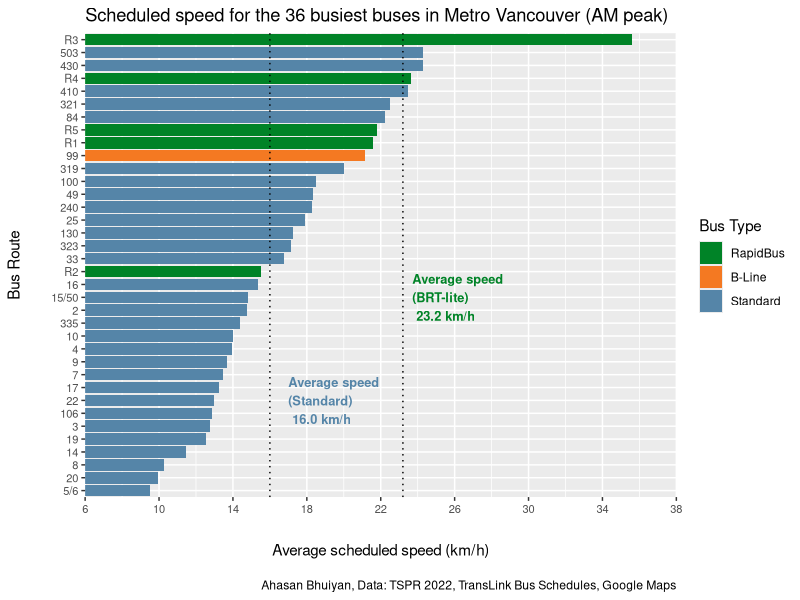
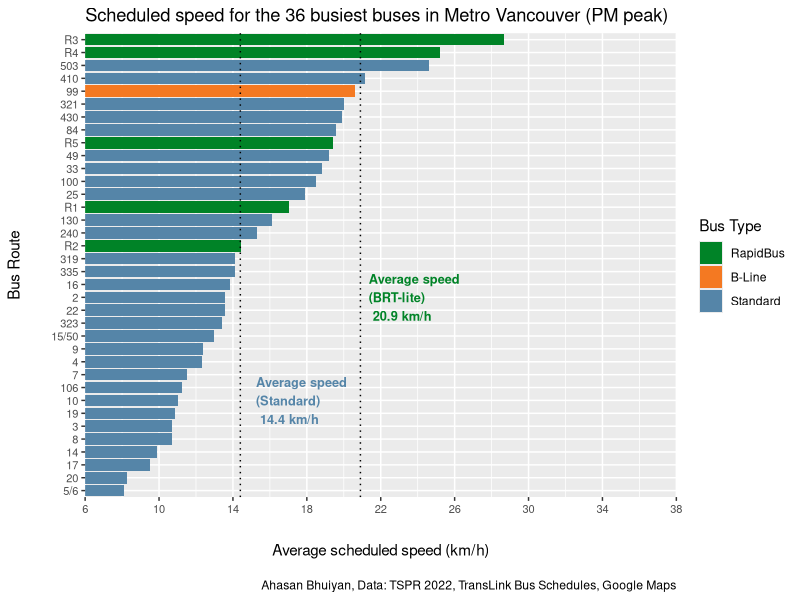
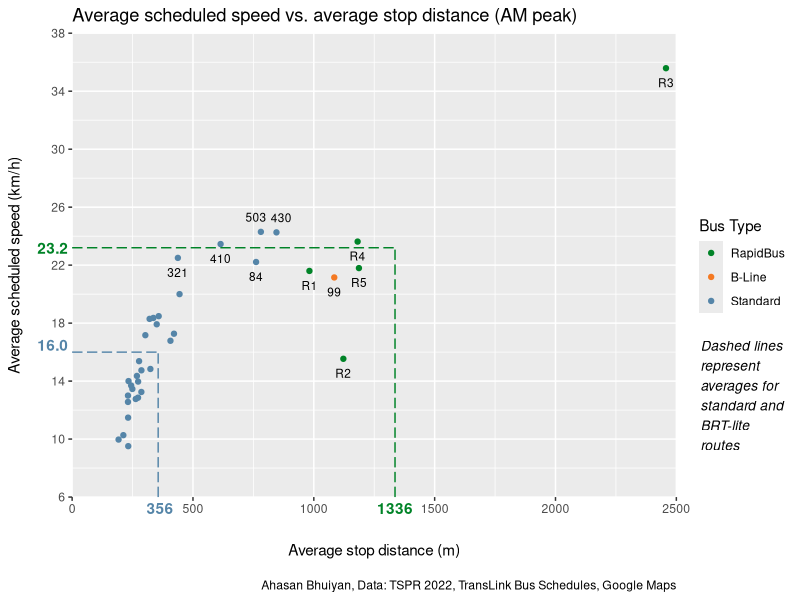
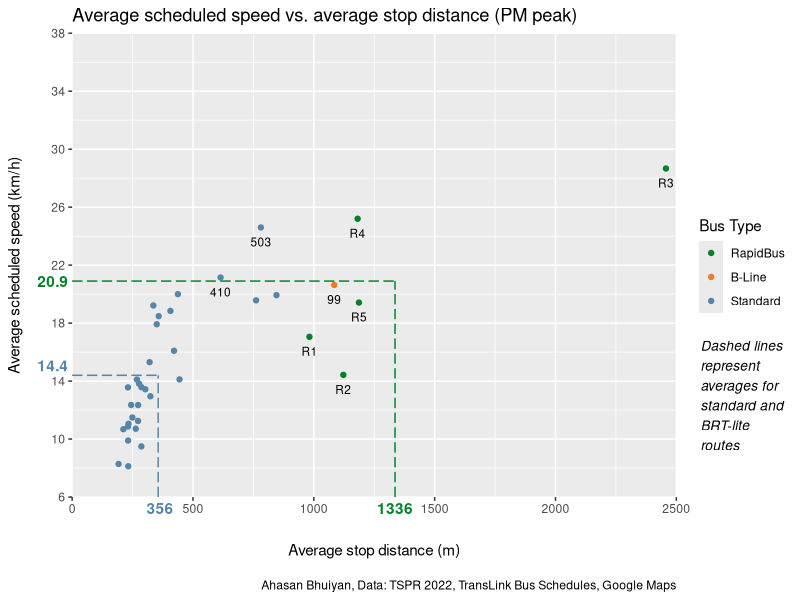
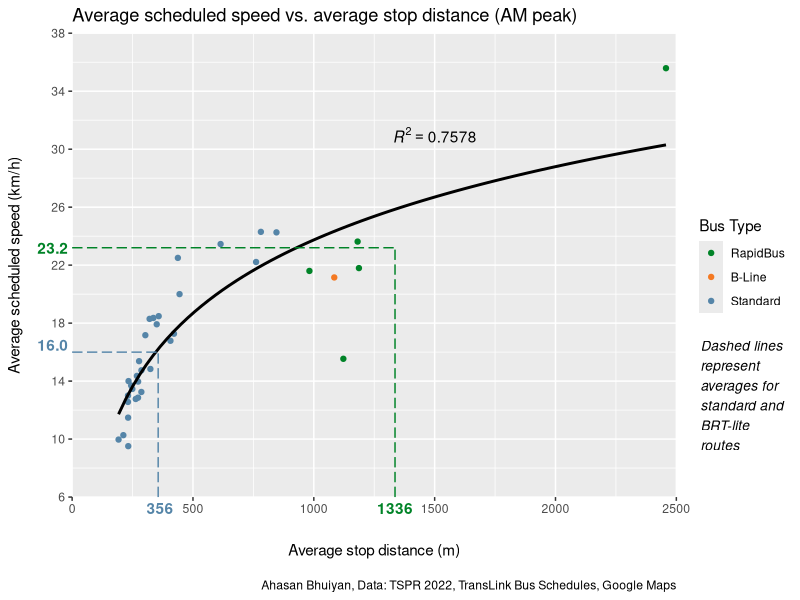
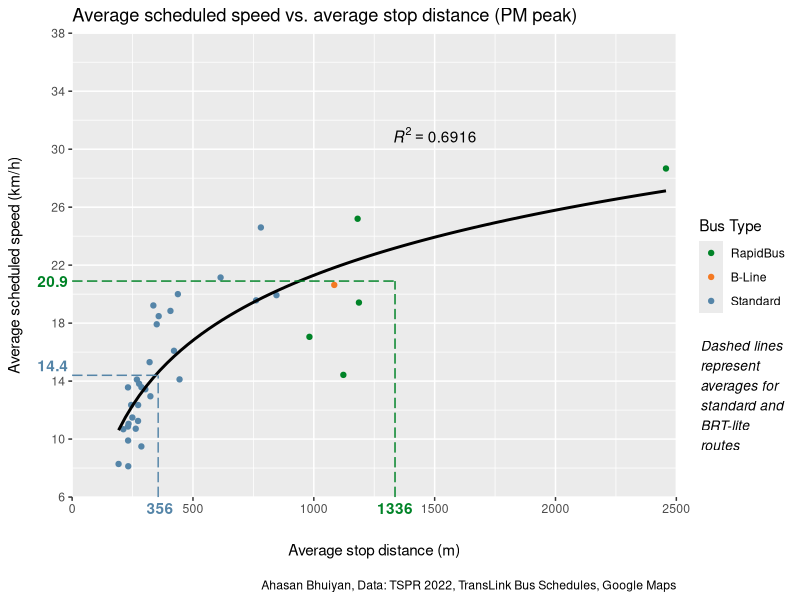
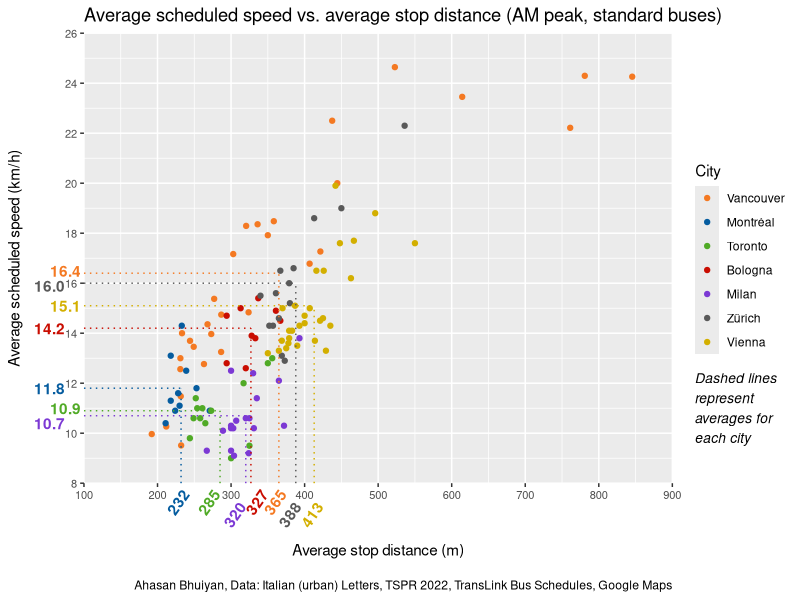

Recreate these plots in R, in order.
## ---- chunk 1
#| label: setup
#| include: false

knitr::opts_chunk$set(echo = TRUE, fig.width = 8, fig.asp = 0.7)
library(tidyverse)
library(readxl)
library(ggthemes)
## ---- chunk 2
#| label: import-and-filer-data 
#| echo: false

# Read in data
allBuses <- read_excel("bus_perfomance_comparison.xlsx")
allCities <- read_excel("standard_bus_comparison.xlsx")

# Filter datasets based on time
am_peak <- filter(allBuses, time == "AM Peak")
pm_peak <- filter(allBuses, time == "PM Peak")

# Reorganize datasets so that colours align
am_peak$bus_type <- factor(am_peak$bus_type, levels = c("RapidBus", "B-Line", "Standard"))
pm_peak$bus_type <- factor(pm_peak$bus_type, levels = c("RapidBus", "B-Line", "Standard"))
bus_colors <- c("#008327","#F47922", "#5585A8")

allCities$city <- factor(allCities$city, levels = c("Vancouver", "Montréal", "Toronto", "Bologna", "Milan", "Zürich", "Vienna"))

# Calculate average stop spacing
avg_dist_brt_lite <- round(mean(am_peak$average_stop_distance[am_peak$bus_type == "RapidBus" | am_peak$bus_type == "B-Line"]))
avg_dist_standard <- round(mean(am_peak$average_stop_distance[am_peak$bus_type == "Standard"]))

# Calculate AM peak values

am_peak_avg_spd_brt_lite <- round(mean(am_peak$average_scheduled_speed[am_peak$bus_type == "RapidBus" | am_peak$bus_type == "B-Line"]),1)
am_peak_avg_spd_standard <- round(mean(am_peak$average_scheduled_speed[am_peak$bus_type == "Standard"]),1)

am_peak_sd_brt_lite <- round(sd(am_peak$average_scheduled_speed[am_peak$bus_type == "RapidBus" | am_peak$bus_type == "B-Line"]),2)
am_peak_sd_standard <- round(sd(am_peak$average_scheduled_speed[am_peak$bus_type == "Standard"]),2)

# Calculate PM peak values

pm_peak_avg_spd_brt_lite <- round(mean(pm_peak$average_scheduled_speed[pm_peak$bus_type == "RapidBus" | pm_peak$bus_type == "B-Line"]),1)
pm_peak_avg_spd_standard <- round(mean(pm_peak$average_scheduled_speed[pm_peak$bus_type == "Standard"]),1)

pm_peak_sd_brt_lite <- round(sd(pm_peak$average_scheduled_speed[pm_peak$bus_type == "RapidBus" | pm_peak$bus_type == "B-Line"]),2)
pm_peak_sd_standard <- round(sd(pm_peak$average_scheduled_speed[pm_peak$bus_type == "Standard"]),2)
## ---- chunk 3
#| label: am-peak-speeds
#| echo: false

ggplot(am_peak, aes(x = average_scheduled_speed, y = fct_reorder(route, average_scheduled_speed), fill = bus_type, width = 0.9)) +
  geom_col() +
  
  coord_cartesian(xlim = c(6,38), expand = FALSE, clip = "on") + 
  scale_x_continuous(breaks=seq(6, 38, by = 4)) +
  
  # Display dashed lines to show mean values...
  
  # for BRT-lite
  annotate("segment", x = am_peak_avg_spd_brt_lite, xend = am_peak_avg_spd_brt_lite, y = 0.5, yend = 36.5, colour = "black", linetype = "dotted") +
  # for standard buses
  annotate("segment", x = am_peak_avg_spd_standard, xend = am_peak_avg_spd_standard, y = 0.5, yend = 36.5, colour = "black", linetype = "dotted") +
  
  # Print mean values...
  
  # for BRT-lite
  annotate("text", x = 23.7, y = 16, label = paste("Average speed \n(BRT-lite) \n", am_peak_avg_spd_brt_lite, "km/h"), colour = "#008327", fontface = 2, size = 3.25, hjust = 0) +
  # for standard buses
  annotate("text", x = 17, y = 8, label = paste("Average speed \n(Standard) \n", format(round(am_peak_avg_spd_standard, 2), nsmall = 1), "km/h"), colour = "#5585A8", fontface = 2, size = 3.25, hjust = 0) +
  
  # Create spacing between plot and axis titles
  theme(axis.title.y = element_text(margin = margin(t = 0, r = 20, b = 0, l = 0)),
        axis.title.x = element_text(margin = margin(t = 20, r = 0, b = 0, l = 0)),
        axis.text=element_text(size = 8)) +
        # axis.text.y = element_text(hjust = 0)) +
  
  labs(
    title = "Scheduled speed for the 36 busiest buses in Metro Vancouver (AM peak)",
    x = "Average scheduled speed (km/h)", y = "Bus Route",
    caption = "\n Ahasan Bhuiyan, Data: TSPR 2022, TransLink Bus Schedules, Google Maps",
    fill = "Bus Type"
  ) +
  scale_fill_manual(values = bus_colors)
## ---- chunk 4
#| label: pm-peak-speeds
#| echo: false

ggplot(pm_peak, aes(x = average_scheduled_speed, y = fct_reorder(route, average_scheduled_speed), fill = bus_type, width = 0.9)) +
  geom_col() +
  
  coord_cartesian(xlim = c(6,38), expand = FALSE, clip = "on") + 
  scale_x_continuous(breaks=seq(6, 38, by = 4)) +
  
  # Display dashed lines to show mean values...
  
  # for BRT-lite
  annotate("segment", x = pm_peak_avg_spd_brt_lite, xend = pm_peak_avg_spd_brt_lite, y = 0.5, yend = 36.5, colour = "black", linetype = "dotted") +
  # for standard buses
  annotate("segment", x = pm_peak_avg_spd_standard, xend = pm_peak_avg_spd_standard, y = 0.5, yend = 36.5, colour = "black", linetype = "dotted") +
  
  # Print mean values...
  
  # for BRT-lite
  annotate("text", x = 21.35, y = 16, label = paste("Average speed \n(BRT-lite) \n", format(pm_peak_avg_spd_brt_lite, nsmall=1), "km/h"), colour = "#008327", fontface = 2, size = 3.25, hjust = 0) +
  # for standard buses
  annotate("text", x = 15.25, y = 8, label = paste("Average speed \n(Standard) \n",format(pm_peak_avg_spd_standard, nsmall=1), "km/h"), colour = "#5585A8", fontface = 2, size = 3.25, hjust = 0) +
  
  # Create spacing between plot and axis titles
  theme(axis.title.y = element_text(margin = margin(t = 0, r = 20, b = 0, l = 0)),
        axis.title.x = element_text(margin = margin(t = 20, r = 0, b = 0, l = 0)),
        axis.text=element_text(size = 8)) +
        # axis.text.y = element_text(hjust = 0)) +
  
  labs(
    title = "Scheduled speed for the 36 busiest buses in Metro Vancouver (PM peak)",
    x = "Average scheduled speed (km/h)", y = "Bus Route",
    caption = "\n Ahasan Bhuiyan, Data: TSPR 2022, TransLink Bus Schedules, Google Maps",
    fill = "Bus Type"
  ) +
  scale_fill_manual(values = bus_colors)
## ---- chunk 5
#| label: am-peak-stop-spacing
#| echo: false

ggplot(
  data = am_peak, 
  mapping = aes(x = average_stop_distance, y = average_scheduled_speed)
) +
  geom_point(size = 1.5, mapping = aes(colour = bus_type)) +
  
  # Create labels for BRT-lite routes...
  geom_text(aes(label = ifelse(bus_type == "RapidBus" | bus_type == "B-Line", as.character(route),'')), check_overlap = TRUE, hjust = 0.5, nudge_y = -1, size = 3) +
  
  # and standard buses faster than 20 km/h...
  geom_text(aes(label = ifelse(bus_type == "Standard" & average_scheduled_speed > 20 & route != 430 & route != 503, as.character(route),'')), hjust = 0.5, nudge_y = -1, size = 3) +
  
  # and generate labels separately for the 430 and 503 since they overlap
  geom_text(aes(label = ifelse(route == 430, as.character(route),'')), hjust = 0.5, nudge_y = 1, nudge_x = 20, size = 3) +
  geom_text(aes(label = ifelse(route == 503, as.character(route),'')), hjust = 0.5, nudge_y = 1, nudge_x = -20, size = 3) +
  
  # Zoom in to area defined by x = [0, 2500] and y = [6, 38]
  coord_cartesian(xlim = c(0,2500), ylim = c(6,38), expand = FALSE, clip = "off") + 
  # Change x and y scales
  scale_x_continuous(breaks=seq(0, 2500, by = 500)) +
  scale_y_continuous(breaks=seq(6, 38, by = 4)) +

  # Display dashed lines to show mean values...
  # for BRT-lite
  annotate("segment", x = avg_dist_brt_lite, xend = avg_dist_brt_lite, y = 6, yend = am_peak_avg_spd_brt_lite, colour = "#008327", linetype = 5) +
  annotate("segment", x = 0, xend = avg_dist_brt_lite, y = am_peak_avg_spd_brt_lite, yend = am_peak_avg_spd_brt_lite, colour = "#008327", linetype = 5) +
  
  # for standard buses
  annotate("segment", x = avg_dist_standard, xend = avg_dist_standard, y = 6, yend = am_peak_avg_spd_standard, colour = "#5585A8", linetype = 5) +
  annotate("segment", x = 0, xend = avg_dist_standard, y = am_peak_avg_spd_standard, yend = am_peak_avg_spd_standard, colour = "#5585A8", linetype = 5) +

  # Print mean values...
  # for BRT-lite
  annotate("text", x = 1336, y = 5.25, label = avg_dist_brt_lite, colour = "#008327", fontface = 2) +
  annotate("text", x = -80, y = 23.2, label = am_peak_avg_spd_brt_lite, colour = "#008327", fontface = 2) +
  
  # for standard buses
  annotate("text", x = 364, y = 5.25, label = avg_dist_standard, colour = "#5585A8", fontface = 2) +
  annotate("text", x = -80, y = 16.5, label = format(am_peak_avg_spd_standard, nsmall=1), colour = "#5585A8", fontface = 2) +
  
  # Print legend note
  annotate("text", x = 2600, y = 13, label = paste("Dashed lines \nrepresent \naverages for \nstandard and \nBRT-lite \nroutes"), fontface = "italic", size = 3.5, hjust = 0) +
  
  # Create spacing between plot and axis titles
  theme(axis.title.y = element_text(margin = margin(t = 0, r = 20, b = 0, l = 0)),
        axis.title.x = element_text(margin = margin(t = 20, r = 0, b = 0, l = 0))) +
        # Left-justify caption
        # plot.caption = element_text(hjust = 0)) +
  
  labs(
    title = "Average scheduled speed vs. average stop distance (AM peak)",
    x = "Average stop distance (m)", y = "Average scheduled speed (km/h)",
    caption = "\n Ahasan Bhuiyan, Data: TSPR 2022, TransLink Bus Schedules, Google Maps",
    color = "Bus Type"
  ) +
  scale_color_manual(values = bus_colors)
## ---- chunk 6
#| label: pm-peak-stop-spacing
#| echo: false

ggplot(
  data = pm_peak, 
  mapping = aes(x = average_stop_distance, y = average_scheduled_speed)
) +
  geom_point(size = 1.5, mapping = aes(colour = bus_type)) +
  
  # Create labels for BRT-lite routes...
  geom_text(aes(label = ifelse(bus_type == "RapidBus" | bus_type == "B-Line", as.character(route),'')), check_overlap = TRUE, hjust = 0.5, nudge_y = -1, size = 3) +
  
  # and standard buses faster than 20 km/h...
  geom_text(aes(label = ifelse(bus_type == "Standard" & average_scheduled_speed > 20, as.character(route),'')), hjust = 0.5, nudge_y = -1, size = 3) +
  
  # Zoom in to area defined by x = [0, 2500] and y = [6, 38]
  coord_cartesian(xlim = c(0,2500), ylim = c(6,38), expand = FALSE, clip = "off") + 
  # Change x and y scales
  scale_x_continuous(breaks=seq(0, 2500, by = 500)) +
  scale_y_continuous(breaks=seq(6, 38, by = 4)) +

  # Display dashed lines to show mean values...
  # for BRT-lite
  annotate("segment", x = avg_dist_brt_lite, xend = avg_dist_brt_lite, y = 6, yend = pm_peak_avg_spd_brt_lite, colour = "#008327", linetype = 5) +
  annotate("segment", x = 0, xend = avg_dist_brt_lite, y = pm_peak_avg_spd_brt_lite, yend = pm_peak_avg_spd_brt_lite, colour = "#008327", linetype = 5) +
  
  # for standard buses
  annotate("segment", x = avg_dist_standard, xend = avg_dist_standard, y = 6, yend = pm_peak_avg_spd_standard, colour = "#5585A8", linetype = 5) +
  annotate("segment", x = 0, xend = avg_dist_standard, y = pm_peak_avg_spd_standard, yend = pm_peak_avg_spd_standard, colour = "#5585A8", linetype = 5) +

  # Print mean values...
  # for BRT-lite
  annotate("text", x = 1336, y = 5.25, label = avg_dist_brt_lite, colour = "#008327", fontface = 2) +
  annotate("text", x = -80, y = 20.9, label = pm_peak_avg_spd_brt_lite, colour = "#008327", fontface = 2) +
  
  # for standard buses
  annotate("text", x = 364, y = 5.25, label = avg_dist_standard, colour = "#5585A8", fontface = 2) +
  annotate("text", x = -80, y = 15.1, label = pm_peak_avg_spd_standard, colour = "#5585A8", fontface = 2) +
  
  # Print legend note
  annotate("text", x = 2600, y = 13, label = paste("Dashed lines \nrepresent \naverages for \nstandard and \nBRT-lite \nroutes"), fontface = "italic", size = 3.5, hjust = 0) +
  
  # Create spacing between plot and axis titles
  theme(axis.title.y = element_text(margin = margin(t = 0, r = 20, b = 0, l = 0)),
        axis.title.x = element_text(margin = margin(t = 20, r = 0, b = 0, l = 0))) +
        # Left-justify caption
        # plot.caption = element_text(hjust = 0)) +
  
  labs(
    title = "Average scheduled speed vs. average stop distance (PM peak)",
    x = "Average stop distance (m)", y = "Average scheduled speed (km/h)",
    caption = "\n Ahasan Bhuiyan, Data: TSPR 2022, TransLink Bus Schedules, Google Maps",
    color = "Bus Type"
  ) +
  scale_color_manual(values = bus_colors)
## ---- chunk 7
#| label: am-peak-regression
#| echo: false

# Log model
am_model <- lm(average_scheduled_speed ~ log(average_stop_distance), data = am_peak)
# summary(am_model)

ggplot(
  data = am_peak, 
  mapping = aes(x = average_stop_distance, y = average_scheduled_speed)
) +
  geom_point(size = 1.5, mapping = aes(colour = bus_type)) +
  
  # Create log regression line
  geom_smooth(method = "lm", formula = y ~ log(x), colour = "black", se = FALSE) +
  # Print R^2 value
  annotate("text", x = 1500, y = 31, label = "italic(R) ^ 2 == 0.7578", parse = TRUE, fontface = 2) +
  
  # Zoom in to area defined by x = [0, 2500] and y = [8, 40]
  coord_cartesian(xlim = c(0,2500), ylim = c(6,38), expand = FALSE, clip = "off") + 
  # Change x and y scales
  scale_x_continuous(breaks=seq(0, 2500, by = 500)) +
  scale_y_continuous(breaks=seq(6, 38, by = 4)) +

  # Display dashed lines to show mean values...
  # for BRT-lite
  annotate("segment", x = avg_dist_brt_lite, xend = avg_dist_brt_lite, y = 6, yend = am_peak_avg_spd_brt_lite, colour = "#008327", linetype = 5) +
  annotate("segment", x = 0, xend = avg_dist_brt_lite, y = am_peak_avg_spd_brt_lite, yend = am_peak_avg_spd_brt_lite, colour = "#008327", linetype = 5) +
  
  # for standard buses
  annotate("segment", x = avg_dist_standard, xend = avg_dist_standard, y = 6, yend = am_peak_avg_spd_standard, colour = "#5585A8", linetype = 5) +
  annotate("segment", x = 0, xend = avg_dist_standard, y = am_peak_avg_spd_standard, yend = am_peak_avg_spd_standard, colour = "#5585A8", linetype = 5) +

  # Print mean values...
  # for BRT-lite
  annotate("text", x = 1336, y = 5.25, label = avg_dist_brt_lite, colour = "#008327", fontface = 2) +
  annotate("text", x = -80, y = 23.2, label = am_peak_avg_spd_brt_lite, colour = "#008327", fontface = 2) +
  
  # for standard buses
  annotate("text", x = 364, y = 5.25, label = avg_dist_standard, colour = "#5585A8", fontface = 2) +
  annotate("text", x = -80, y = 16.5, label = format(am_peak_avg_spd_standard, nsmall=1), colour = "#5585A8", fontface = 2) +
  
  # Print legend note
  annotate("text", x = 2600, y = 13, label = paste("Dashed lines \nrepresent \naverages for \nstandard and \nBRT-lite \nroutes"), fontface = "italic", size = 3.5, hjust = 0) +
  
  # Create spacing between plot and axis titles
  theme(axis.title.y = element_text(margin = margin(t = 0, r = 20, b = 0, l = 0)),
        axis.title.x = element_text(margin = margin(t = 20, r = 0, b = 0, l = 0))) +
        # Left-justify caption
        # plot.caption = element_text(hjust = 0)) +
  
  labs(
    title = "Average scheduled speed vs. average stop distance (AM peak)",
    x = "Average stop distance (m)", y = "Average scheduled speed (km/h)",
    caption = "\n Ahasan Bhuiyan, Data: TSPR 2022, TransLink Bus Schedules, Google Maps",
    color = "Bus Type"
  ) +
  scale_color_manual(values = bus_colors)
## ---- chunk 8
#| label: pm-peak-regression
#| echo: false

# Log model
pm_model <- lm(average_scheduled_speed ~ log(average_stop_distance), data = pm_peak)
# summary(pm_model)

ggplot(
  data = pm_peak, 
  mapping = aes(x = average_stop_distance, y = average_scheduled_speed)
) +
  geom_point(size = 1.5, mapping = aes(colour = bus_type)) +
  
  # Create log regression line
  geom_smooth(method = "lm", formula = y ~ log(x), colour = "black", se = FALSE) +
  # Print R^2 value
  annotate("text", x = 1500, y = 31, label = "italic(R) ^ 2 == 0.6916", parse = TRUE, fontface = 2) +
  
  # Zoom in to area defined by x = [0, 2500] and y = [8, 40]
  coord_cartesian(xlim = c(0,2500), ylim = c(6,38), expand = FALSE, clip = "off") + 
  # Change x and y scales
  scale_x_continuous(breaks=seq(0, 2500, by = 500)) +
  scale_y_continuous(breaks=seq(6, 38, by = 4)) +

  # Display dashed lines to show mean values...
  # for BRT-lite
  annotate("segment", x = avg_dist_brt_lite, xend = avg_dist_brt_lite, y = 6, yend = pm_peak_avg_spd_brt_lite, colour = "#008327", linetype = 5) +
  annotate("segment", x = 0, xend = avg_dist_brt_lite, y = pm_peak_avg_spd_brt_lite, yend = pm_peak_avg_spd_brt_lite, colour = "#008327", linetype = 5) +
  
  # for standard buses
  annotate("segment", x = avg_dist_standard, xend = avg_dist_standard, y = 6, yend = pm_peak_avg_spd_standard, colour = "#5585A8", linetype = 5) +
  annotate("segment", x = 0, xend = avg_dist_standard, y = pm_peak_avg_spd_standard, yend = pm_peak_avg_spd_standard, colour = "#5585A8", linetype = 5) +

  # Print mean values...
  # for BRT-lite
  annotate("text", x = 1336, y = 5.25, label = avg_dist_brt_lite, colour = "#008327", fontface = 2) +
  annotate("text", x = -80, y = 20.9, label = pm_peak_avg_spd_brt_lite, colour = "#008327", fontface = 2) +
  
  # for standard buses
  annotate("text", x = 364, y = 5.25, label = avg_dist_standard, colour = "#5585A8", fontface = 2) +
  annotate("text", x = -80, y = 15.1, label = pm_peak_avg_spd_standard, colour = "#5585A8", fontface = 2) +
  
  # Print legend note
  annotate("text", x = 2600, y = 13, label = paste("Dashed lines \nrepresent \naverages for \nstandard and \nBRT-lite \nroutes"), fontface = "italic", size = 3.5, hjust = 0) +
  
  # Create spacing between plot and axis titles
  theme(axis.title.y = element_text(margin = margin(t = 0, r = 20, b = 0, l = 0)),
        axis.title.x = element_text(margin = margin(t = 20, r = 0, b = 0, l = 0))) +
        # Left-justify caption
        # plot.caption = element_text(hjust = 0)) +
  
  labs(
    title = "Average scheduled speed vs. average stop distance (PM peak)",
    x = "Average stop distance (m)", y = "Average scheduled speed (km/h)",
    caption = "\n Ahasan Bhuiyan, Data: TSPR 2022, TransLink Bus Schedules, Google Maps",
    color = "Bus Type"
  ) +
  scale_color_manual(values = bus_colors)
## ---- chunk 9
#| label: all-city-calcs
#| echo: false

avg_dist_vancouver <- round(mean(allCities$average_stop_distance[allCities$city == "Vancouver"]))
avg_dist_montréal <- round(mean(allCities$average_stop_distance[allCities$city == "Montréal"]))
avg_dist_toronto <- round(mean(allCities$average_stop_distance[allCities$city == "Toronto"]))
avg_dist_bologna <- round(mean(allCities$average_stop_distance[allCities$city == "Bologna"]))
avg_dist_milan <- round(mean(allCities$average_stop_distance[allCities$city == "Milan"]))
avg_dist_zürich <- round(mean(allCities$average_stop_distance[allCities$city == "Zürich"]))
avg_dist_vienna <- round(mean(allCities$average_stop_distance[allCities$city == "Vienna"]))

am_peak_avg_spd_vancouver <- round(mean(allCities$average_scheduled_speed[allCities$city == "Vancouver"]),1)
am_peak_avg_spd_montréal <- round(mean(allCities$average_scheduled_speed[allCities$city == "Montréal"]),1)
am_peak_avg_spd_toronto <- round(mean(allCities$average_scheduled_speed[allCities$city == "Toronto"]),1)
am_peak_avg_spd_bologna <- round(mean(allCities$average_scheduled_speed[allCities$city == "Bologna"]),1)
am_peak_avg_spd_milan <- round(mean(allCities$average_scheduled_speed[allCities$city == "Milan"]),1)
am_peak_avg_spd_zürich <- round(mean(allCities$average_scheduled_speed[allCities$city == "Zürich"]),1)
am_peak_avg_spd_vienna <- round(mean(allCities$average_scheduled_speed[allCities$city == "Vienna"]),1)

am_peak_sd_vancouver <- round(sd(allCities$average_scheduled_speed[allCities$city == "Vancouver"]),2)
am_peak_sd_montréal <- round(sd(allCities$average_scheduled_speed[allCities$city == "Montréal"]),2)
am_peak_sd_toronto <- round(sd(allCities$average_scheduled_speed[allCities$city == "Toronto"]),2)
am_peak_sd_bologna <- round(sd(allCities$average_scheduled_speed[allCities$city == "Bologna"]),2)
am_peak_sd_milan <- round(sd(allCities$average_scheduled_speed[allCities$city == "Milan"]),2)
am_peak_sd_zürich <- round(sd(allCities$average_scheduled_speed[allCities$city == "Zürich"]),2)
am_peak_sd_vienna <- round(sd(allCities$average_scheduled_speed[allCities$city == "Vienna"]),2)
## ---- chunk 10
#| label: all-cities-comparison
#| echo: false

# cbPalette <- c("#000000", "#E69F00", "#56B4E9", "#009E73", "#F0E442", "#0072B2", "#D55E00", "#CC79A7")
city_colors <- c("#F47922", "#055c9f", "#50aa26", "#c90d01", "#7c39d4", "#595959", "#d3af00")

ggplot(
  data = allCities,
  mapping = aes(x = average_stop_distance, y = average_scheduled_speed)
) +
  geom_point(size = 1.5, mapping = aes(colour = city)) +
  
  # Zoom in to area defined by x = [150, 850] and y = [8, 26]
  coord_cartesian(xlim = c(100, 900), ylim = c(8, 26), expand = FALSE, clip = "off") +
  # Change x and y scales
  scale_x_continuous(breaks=seq(100, 900, by = 100)) +
  scale_y_continuous(breaks=seq(8, 26, by = 2)) +
  
  # Display dashed lines to show mean values...
  # for Vancouver
  annotate("segment", x = avg_dist_vancouver, xend = avg_dist_vancouver, y = 8, yend = am_peak_avg_spd_vancouver, colour = "#F47922", linetype = "dotted") +
  annotate("segment", x = 100, xend = avg_dist_vancouver, y = am_peak_avg_spd_vancouver, yend = am_peak_avg_spd_vancouver, colour = "#F47922", linetype = "dotted") +
  
  # for Montréal
  annotate("segment", x = avg_dist_montréal, xend = avg_dist_montréal, y = 8, yend = am_peak_avg_spd_montréal, colour = "#055c9f", linetype = "dotted") +
  annotate("segment", x = 100, xend = avg_dist_montréal, y = am_peak_avg_spd_montréal, yend = am_peak_avg_spd_montréal, colour = "#055c9f", linetype = "dotted") +
  
  # for Toronto
  annotate("segment", x = avg_dist_toronto, xend = avg_dist_toronto, y = 8, yend = am_peak_avg_spd_toronto, colour = "#50aa26", linetype = "dotted") +
  annotate("segment", x = 100, xend = avg_dist_toronto, y = am_peak_avg_spd_toronto, yend = am_peak_avg_spd_toronto, colour = "#50aa26", linetype = "dotted") +
  
  # for Bologna
  annotate("segment", x = avg_dist_bologna, xend = avg_dist_bologna, y = 8, yend = am_peak_avg_spd_bologna, colour = "#c90d01", linetype = "dotted") +
  annotate("segment", x = 100, xend = avg_dist_bologna, y = am_peak_avg_spd_bologna, yend = am_peak_avg_spd_bologna, colour = "#c90d01", linetype = "dotted") +
  
  # for Milan
  annotate("segment", x = avg_dist_milan, xend = avg_dist_milan, y = 8, yend = am_peak_avg_spd_milan, colour = "#7c39d4", linetype = "dotted") +
  annotate("segment", x = 100, xend = avg_dist_milan, y = am_peak_avg_spd_milan, yend = am_peak_avg_spd_milan, colour = "#7c39d4", linetype = "dotted") +
  
  # for Zürich
  annotate("segment", x = avg_dist_zürich, xend = avg_dist_zürich, y = 8, yend = am_peak_avg_spd_zürich, colour = "#595959", linetype = "dotted") +
  annotate("segment", x = 100, xend = avg_dist_zürich, y = am_peak_avg_spd_zürich, yend = am_peak_avg_spd_zürich, colour = "#595959", linetype = "dotted") +
  
  # for Vienna
  annotate("segment", x = avg_dist_vienna, xend = avg_dist_vienna, y = 8, yend = am_peak_avg_spd_vienna, colour = "#d3af00", linetype = "dotted") +
  annotate("segment", x = 100, xend = avg_dist_vienna, y = am_peak_avg_spd_vienna, yend = am_peak_avg_spd_vienna, colour = "#d3af00", linetype = "dotted") +
  
  # Print mean values...
  # for Vancouver
  annotate("text", x = 360, y = 7.25, label = avg_dist_vancouver, colour = "#F47922", fontface = "bold", angle = 55) +
  annotate("text", x = 75, y = 16.5, label = am_peak_avg_spd_vancouver, colour = "#F47922", fontface = 2) +
  
  # for Montréal
  annotate("text", x = 228, y = 7.25, label = avg_dist_montréal, colour = "#055c9f", fontface = "bold", angle = 55) +
  annotate("text", x = 53, y = 11.8, label = am_peak_avg_spd_montréal, colour = "#055c9f", fontface = 2) +
  
  # for Toronto
  annotate("text", x = 270, y = 7.25, label = avg_dist_toronto, colour = "#50aa26", fontface = "bold", angle = 55) +
  annotate("text", x = 75, y = 11, label = am_peak_avg_spd_toronto, colour = "#50aa26", fontface = 2) +
  
  # for Bologna
  annotate("text", x = 335, y = 7.25, label = avg_dist_bologna, colour = "#c90d01", fontface = "bold", angle = 55) +
  annotate("text", x = 53, y = 14.2, label = am_peak_avg_spd_bologna, colour = "#c90d01", fontface = 2) +
  
  # for Milan
  annotate("text", x = 305, y = 6.75, label = avg_dist_milan, colour = "#7c39d4", fontface = "bold", angle = 55) +
  annotate("text", x = 53, y = 10.4, label = am_peak_avg_spd_milan, colour = "#7c39d4", fontface = 2) +
  
  # for Zürich
  annotate("text", x = 380, y = 6.75, label = avg_dist_zürich, colour = "#595959", fontface = "bold", angle = 55) +
  annotate("text", x = 53, y = 15.9, label = format(round(am_peak_avg_spd_zürich, 1), nsmall = 1), colour = "#595959", fontface = 2) +
  
  # for Vienna
  annotate("text", x = 410, y = 6.75, label = avg_dist_vienna, colour = "#d3af00", fontface = "bold", angle = 55) +
  annotate("text", x = 75, y = 15.1, label = am_peak_avg_spd_vienna, colour = "#d3af00", fontface = 2) +
  
  # Create spacing between plot and axis titles
  theme(axis.title.y = element_text(margin = margin(t = 0, r = 30, b = 0, l = 0)),
        axis.title.x = element_text(margin = margin(t = 30, r = 0, b = 0, l = 0)),
        axis.text=element_text(size = 8)) +
        # axis.text.y = element_text(hjust = 0)) +
  
  # Print legend note
  annotate("text", x = 930, y = 11, label = paste("Dashed lines \nrepresent \naverages for \neach city"), fontface = "italic", size = 3.5, hjust = 0) +
  
  labs(
    title = "Average scheduled speed vs. average stop distance (AM peak, standard buses)",
    x = "Average stop distance (m)", y = "Average scheduled speed (km/h)",
    caption = "\n Ahasan Bhuiyan, Data: Italian (urban) Letters, TSPR 2022, TransLink Bus Schedules, Google Maps",
    color = "City"
  ) +
  scale_color_manual(values = city_colors)
  # scale_colour_manual(values = cbPalette)
